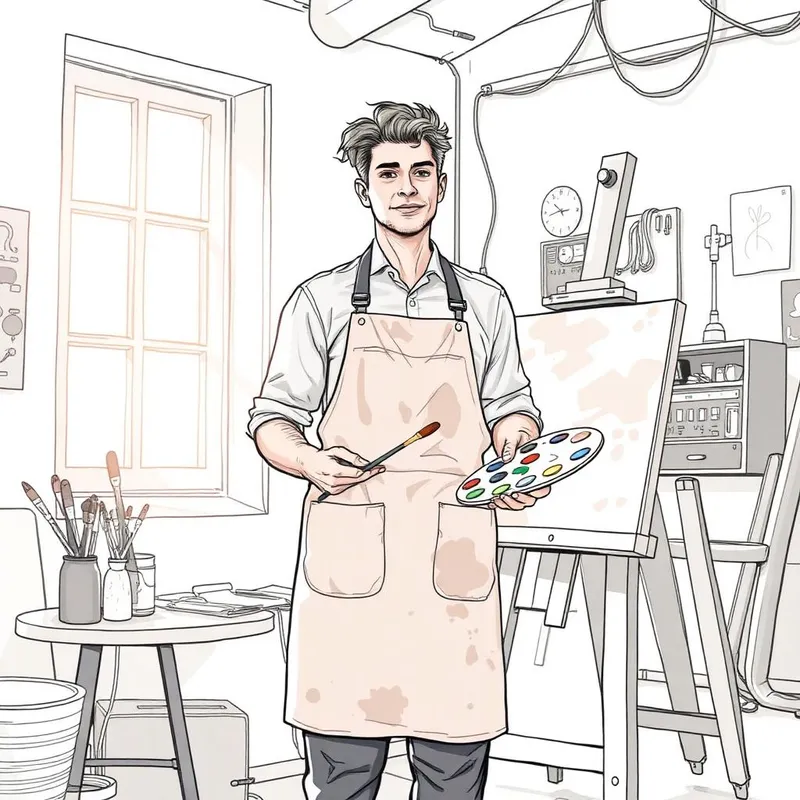
#> input picture attached_assets/IMG_0691_1766880050020.webp, 800 x 800 px
$ python signals.py ../../attached_assets/IMG_0691_1766880050020.webp   (older library calls are emulated)
#> lines starting #> are read from the running program, lines starting #| are printed output that depends on the picture; after the words box and inside, x2 and y2 are one past the last pixel; in counts of white or black regions, pixels touching at a corner belong together
"""
Material Signal Extraction Module
Deterministic extraction of material cues from images.

Computes translucency, specular density, emission, and shadow complexity
at both global and per-component levels.
"""

import cv2
import numpy as np
from dataclasses import dataclass, asdict
from typing import Dict, Any, List, Tuple, Optional
import time


@dataclass
class MaterialSignals:
    """Material-related signals extracted from an image region."""
    translucency_score: float = 0.0
    specular_density: float = 0.0
    emission_score: float = 0.0
    depth_shadow_complexity: float = 0.0
    reflectivity_hint: float = 0.0
    surface_roughness: float = 0.0

    def to_dict(self) -> Dict[str, float]:
        return asdict(self)


def compute_translucency(gray: np.ndarray, edges: np.ndarray) -> float:
    """
    Estimate translucency based on edge softness and contrast attenuation.

    Higher values indicate more glass-like/translucent appearance.
    """
    if gray.size == 0:
        return 0.0

    laplacian = cv2.Laplacian(gray, cv2.CV_64F)
    edge_sharpness = np.var(laplacian)

    max_sharpness = 5000
    sharpness_normalized = min(edge_sharpness / max_sharpness, 1.0)

    edge_mask = edges > 0
    if np.sum(edge_mask) > 10:
        kernel = np.ones((5, 5), np.float32) / 25
        blurred = cv2.filter2D(gray.astype(float), -1, kernel)
        edge_falloff = np.mean(np.abs(gray.astype(float) - blurred)[edge_mask])
        falloff_normalized = min(edge_falloff / 30, 1.0)
    else:
        falloff_normalized = 0.0

    global_std = np.std(gray)
    contrast_normalized = min(global_std / 80, 1.0)

    translucency = (
        0.4 * (1 - sharpness_normalized) +
        0.3 * falloff_normalized +
        0.3 * (1 - contrast_normalized)
    )

    return float(np.clip(translucency, 0, 1))


def compute_specular_density(gray: np.ndarray, image: np.ndarray) -> float:
    """
    Estimate specular highlight density.

    Counts high-luma pixels with strong gradients.
    """
    if gray.size == 0:
        return 0.0

    threshold = np.percentile(gray, 95)
    bright_mask = gray > threshold

    grad_x = cv2.Sobel(gray, cv2.CV_64F, 1, 0, ksize=3)
    grad_y = cv2.Sobel(gray, cv2.CV_64F, 0, 1, ksize=3)
    gradient_mag = np.sqrt(grad_x**2 + grad_y**2)

    high_gradient_mask = gradient_mag > np.percentile(gradient_mag, 80)

    specular_pixels = np.logical_and(bright_mask, high_gradient_mask)
    specular_ratio = np.sum(specular_pixels) / (gray.size + 1e-6)

    specular_density = min(specular_ratio * 50, 1.0)

    if len(image.shape) == 3:
        hsv = cv2.cvtColor(image, cv2.COLOR_BGR2HSV)
        saturation = hsv[:, :, 1]
        bright_saturation = np.mean(saturation[bright_mask]) if np.sum(bright_mask) > 0 else 128
        sat_factor = 1 - (bright_saturation / 255)
        specular_density = specular_density * (0.5 + 0.5 * sat_factor)

    return float(np.clip(specular_density, 0, 1))


def compute_emission_score(gray: np.ndarray, image: np.ndarray,
                          edges: np.ndarray) -> float:
    """
    Estimate emission/glow presence.

    Detects halos (bright pixels bleeding beyond shape boundaries)
    and saturation spikes near edges.
    """
    if gray.size == 0 or edges.size == 0:
        return 0.0

    kernel = np.ones((15, 15), np.uint8)
    dilated_edges = cv2.dilate(edges, kernel, iterations=1)
    halo_region = np.logical_and(dilated_edges > 0, edges == 0)

    if np.sum(halo_region) > 0:
        halo_brightness = np.mean(gray[halo_region])
        overall_brightness = np.mean(gray)
        halo_factor = (halo_brightness - overall_brightness) / 128
        halo_factor = max(0, min(halo_factor, 1))
    else:
        halo_factor = 0.0

    if len(image.shape) == 3:
        hsv = cv2.cvtColor(image, cv2.COLOR_BGR2HSV)
        saturation = hsv[:, :, 1]
        value = hsv[:, :, 2]

        high_sat_high_val = np.logical_and(saturation > 150, value > 200)
        emission_pixels = np.sum(high_sat_high_val) / (gray.size + 1e-6)
        saturation_factor = min(emission_pixels * 20, 1.0)
    else:
        saturation_factor = 0.0

    bright_threshold = np.percentile(gray, 90)
    very_bright = gray > bright_threshold
    bright_cluster_size = np.sum(very_bright) / (gray.size + 1e-6)
    brightness_factor = min(bright_cluster_size * 5, 1.0)

    emission = (
        0.4 * halo_factor +
        0.3 * saturation_factor +
        0.3 * brightness_factor
    )

    return float(np.clip(emission, 0, 1))


def compute_shadow_complexity(gray: np.ndarray) -> float:
    """
    Estimate shadow layer complexity.

    Analyzes shadow-like dark regions and their structure.
    """
    if gray.size == 0:
        return 0.0

    dark_threshold = np.percentile(gray, 20)
    dark_mask = gray < dark_threshold

    if np.sum(dark_mask) < 100:
        return 0.0

    dark_img = np.zeros_like(gray)
    dark_img[dark_mask] = 255

    contours, _ = cv2.findContours(dark_img, cv2.RETR_EXTERNAL, cv2.CHAIN_APPROX_SIMPLE)

    num_shadow_regions = len(contours)
    region_complexity = min(num_shadow_regions / 10, 1.0)

    layer_count = 0
    thresholds = [10, 20, 30, 40, 50]
    for t in thresholds:
        mask = gray < np.percentile(gray, t)
        if np.sum(mask) > 50:
            layer_count += 1
    layer_factor = layer_count / len(thresholds)

    dark_values = gray[dark_mask]
    gradient_in_shadow = np.std(dark_values) / 50
    gradient_factor = min(gradient_in_shadow, 1.0)

    complexity = (
        0.3 * region_complexity +
        0.4 * layer_factor +
        0.3 * gradient_factor
    )

    return float(np.clip(complexity, 0, 1))


def compute_reflectivity(gray: np.ndarray, image: np.ndarray) -> float:
    """Estimate surface reflectivity from highlight patterns."""
    if gray.size == 0:
        return 0.0

    threshold = np.percentile(gray, 92)
    bright_mask = gray > threshold

    if np.sum(bright_mask) < 10:
        return 0.0

    bright_coords = np.where(bright_mask)
    if len(bright_coords[0]) > 0:
        y_range = (np.max(bright_coords[0]) - np.min(bright_coords[0])) / gray.shape[0]
        x_range = (np.max(bright_coords[1]) - np.min(bright_coords[1])) / gray.shape[1]
        spread = (y_range + x_range) / 2
    else:
        spread = 0

    bright_concentration = np.sum(bright_mask) / (gray.size + 1e-6)

    reflectivity = 0.6 * (1 - spread) + 0.4 * min(bright_concentration * 10, 1)

    return float(np.clip(reflectivity, 0, 1))


def compute_surface_roughness(gray: np.ndarray) -> float:
    """Estimate surface roughness from texture variation."""
    if gray.size == 0:
        return 0.5

    laplacian = cv2.Laplacian(gray, cv2.CV_64F)
    texture_energy = np.var(laplacian)

    roughness = min(texture_energy / 2000, 1.0)

    return float(np.clip(roughness, 0, 1))


def extract_region_signals(image: np.ndarray, gray: np.ndarray,
                          edges: np.ndarray,
                          bbox: Optional[Tuple[int, int, int, int]] = None) -> MaterialSignals:
    """Extract material signals for a specific region or full image."""
    if bbox is not None:
        x, y, w, h = bbox
        x = max(0, x)
        y = max(0, y)
        w = min(w, image.shape[1] - x)
        h = min(h, image.shape[0] - y)

        if w <= 0 or h <= 0:
            return MaterialSignals()

        roi_image = image[y:y+h, x:x+w]
        roi_gray = gray[y:y+h, x:x+w]
        roi_edges = edges[y:y+h, x:x+w]
    else:
        roi_image = image
        roi_gray = gray
        roi_edges = edges

    return MaterialSignals(
        translucency_score=compute_translucency(roi_gray, roi_edges),
        specular_density=compute_specular_density(roi_gray, roi_image),
        emission_score=compute_emission_score(roi_gray, roi_image, roi_edges),
        depth_shadow_complexity=compute_shadow_complexity(roi_gray),
        reflectivity_hint=compute_reflectivity(roi_gray, roi_image),
        surface_roughness=compute_surface_roughness(roi_gray)
    )


def extract_material_signals(image: np.ndarray,
                             components: Optional[List[Dict[str, Any]]] = None) -> Dict[str, Any]:
    """
    Main material signal extraction pipeline.

    Args:
        image: BGR image as numpy array
        components: Optional list of component candidates with bbox

    Returns:
        Dictionary with global and per-component signals
    """
    start_time = time.time()
    timings = {}

    if len(image.shape) == 2:
        gray = image
        color = cv2.cvtColor(image, cv2.COLOR_GRAY2BGR)
    else:
        gray = cv2.cvtColor(image, cv2.COLOR_BGR2GRAY)
        color = image

    t0 = time.time()
    blurred = cv2.GaussianBlur(gray, (5, 5), 0)
    edges = cv2.Canny(blurred, 50, 150)
    timings["preprocessing_ms"] = (time.time() - t0) * 1000

    t0 = time.time()
    global_signals = extract_region_signals(color, gray, edges)
    timings["global_signals_ms"] = (time.time() - t0) * 1000

    per_component = {}
    if components:
        t0 = time.time()
        for comp in components:
            comp_id = comp.get("id", "unknown")
            bbox = comp.get("bbox")
            if bbox and len(bbox) == 4:
                bbox_tuple = tuple(bbox)
                signals = extract_region_signals(color, gray, edges, bbox_tuple)
                per_component[comp_id] = signals.to_dict()
        timings["component_signals_ms"] = (time.time() - t0) * 1000

    total_time = (time.time() - start_time) * 1000
    timings["total_ms"] = total_time

    return {
        "global": global_signals.to_dict(),
        "perComponent": per_component,
        "timings": timings,
        "version": "1.0.0"
    }


if __name__ == "__main__":
    import sys
    import json

    if len(sys.argv) > 1:
        img = cv2.imread(sys.argv[1])
#> img is the input picture: shape (800, 800, 3); mean B, G, R 221.9, 224.8, 228.4
        if img is not None:
            result = extract_material_signals(img)
#> in extract_material_signals, `edges = cv2.Canny(blurred, 50, 150)`:
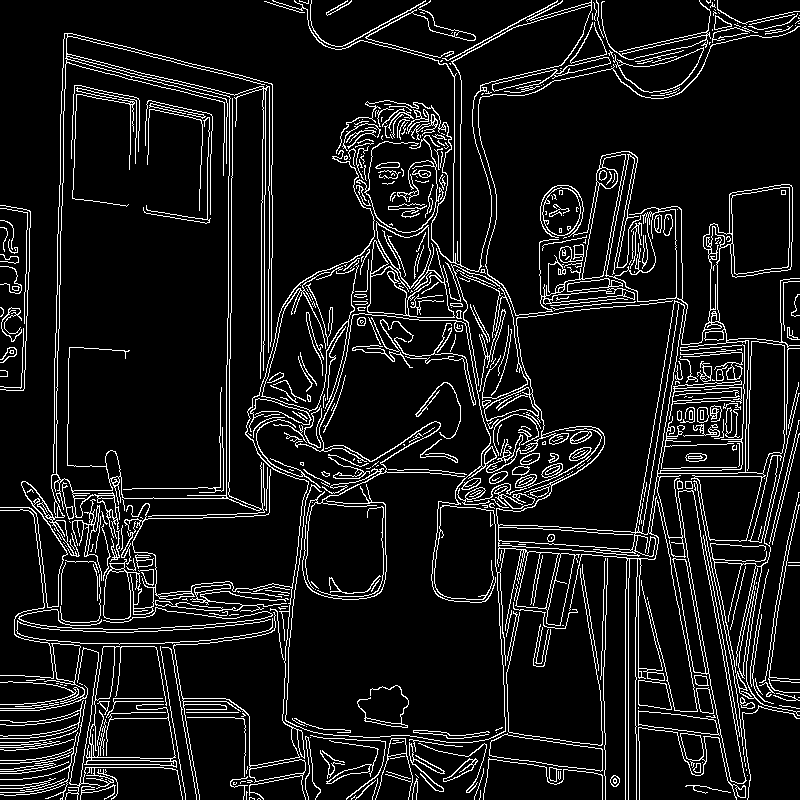
#> edges: shape (800, 800); 9.6% white in thin lines or dots
#> in compute_translucency, `laplacian = cv2.Laplacian(gray, cv2.CV_64F)`:
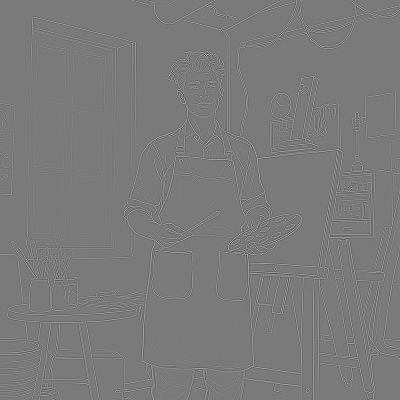
#> laplacian: shape (800, 800) float64 (shown at 1/2 size); min -552, max 594, mean 0; drawn with min black and max white
#> in compute_translucency, `edge_sharpness = np.var(laplacian)`: edge_sharpness = 4572.7
#> in compute_translucency, `sharpness_normalized = min(edge_sharpness / max_sharpness, 1.0)`: sharpness_normalized = 0.915
#> in compute_translucency, `edge_falloff = np.mean(np.abs(gray.astype(float) - blurred)[edge_mask])`: edge_falloff = 35.42
#> in compute_translucency, `falloff_normalized = min(edge_falloff / 30, 1.0)`: falloff_normalized = 1
#> in compute_translucency, `global_std = np.std(gray)`: global_std = 51.59
#> in compute_translucency, `contrast_normalized = min(global_std / 80, 1.0)`: contrast_normalized = 0.645
#> in compute_translucency, `translucency = ( 0.4 * (1 - sharpness_normalized) + 0.3 * falloff_norm..`: translucency = 0.441
#> in compute_specular_density, `threshold = np.percentile(gray, 95)`: threshold = 255
#> in compute_specular_density, `high_gradient_mask = gradient_mag > np.percentile(gradient_mag, 80)`:
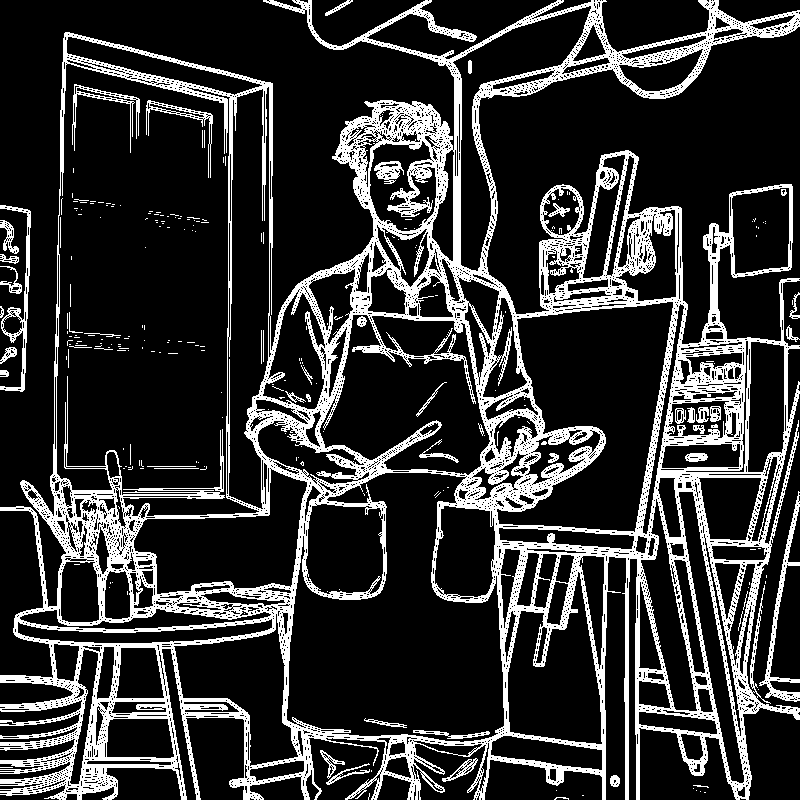
#> high_gradient_mask: shape (800, 800) bool; 20% white; 251 white regions (198 under 20 px), largest, box (x1, y1, x2, y2) and area: (0, 0, 800, 800) 119354, (759, 491, 800, 702) 1292, (0, 205, 31, 392) 1076
#> in compute_specular_density, `specular_ratio = np.sum(specular_pixels) / (gray.size + 1e-6)`: specular_ratio = 0
#> in compute_specular_density, `saturation = hsv[:, :, 1]`:
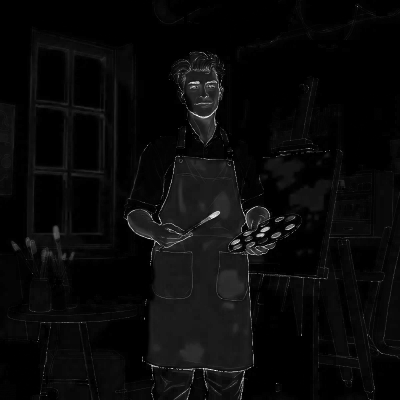
#> saturation: shape (800, 800) (shown at 1/2 size); min 0, max 255, mean 9.5
#> in compute_specular_density, `bright_saturation = np.mean(saturation[bright_mask]) if np.sum(bright_..`: bright_saturation = 128
#> in compute_specular_density, `sat_factor = 1 - (bright_saturation / 255)`: sat_factor = 0.498
#> in compute_emission_score, `halo_region = np.logical_and(dilated_edges > 0, edges == 0)`:
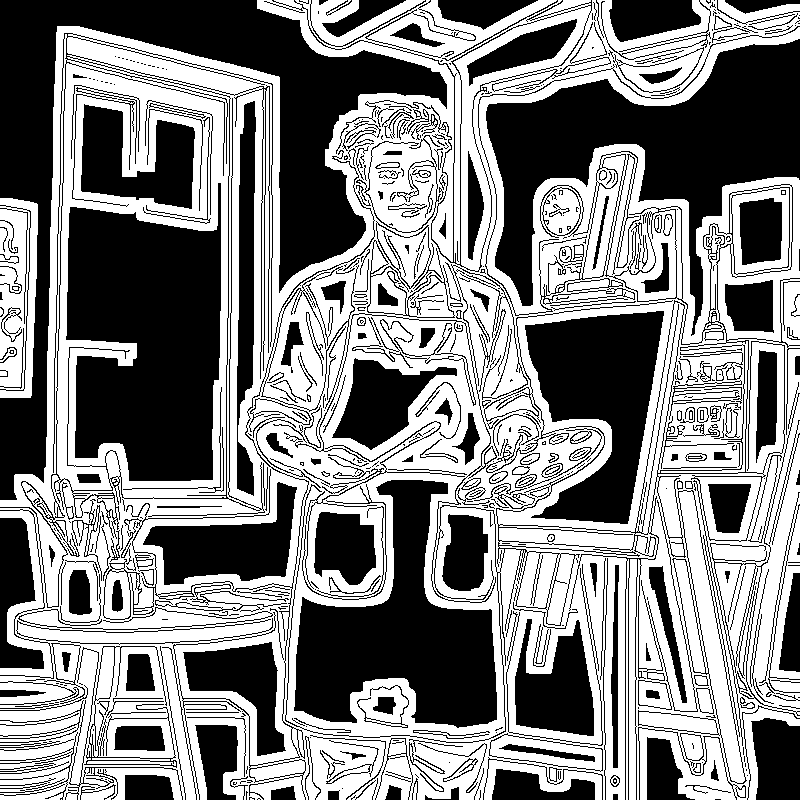
#> halo_region: shape (800, 800) bool; 51.4% white; 702 black regions (292 under 20 px), largest, box (x1, y1, x2, y2) and area: (0, 0, 447, 500) 46469, (66, 183, 221, 481) 35435, (486, 39, 800, 336) 35132
#> in compute_emission_score, `halo_brightness = np.mean(gray[halo_region])`: halo_brightness = 211.6
#> in compute_emission_score, `overall_brightness = np.mean(gray)`: overall_brightness = 225.6
#> in compute_emission_score, `halo_factor = (halo_brightness - overall_brightness) / 128`: halo_factor = -0.109
#> in compute_emission_score, `halo_factor = max(0, min(halo_factor, 1))`: halo_factor = 0
#> in compute_emission_score, `high_sat_high_val = np.logical_and(saturation > 150, value > 200)`:
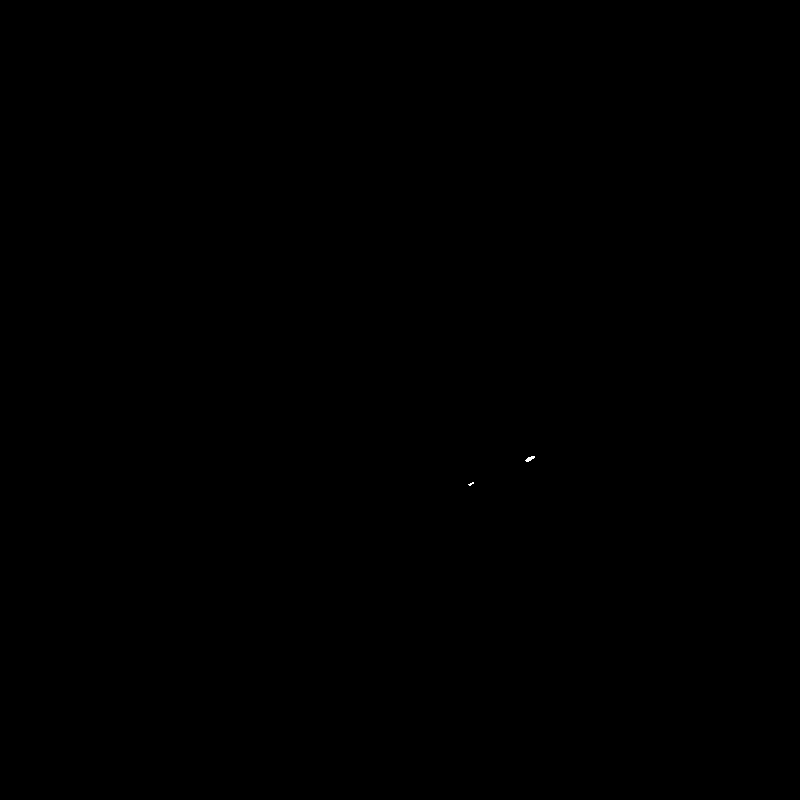
#> high_sat_high_val: shape (800, 800) bool; 0.01% white in thin lines or dots, all inside (x1, y1, x2, y2) = (468, 456, 535, 486)
#> in compute_emission_score, `emission_pixels = np.sum(high_sat_high_val) / (gray.size + 1e-6)`: emission_pixels = 7.03e-05
#> in compute_emission_score, `saturation_factor = min(emission_pixels * 20, 1.0)`: saturation_factor = 0.00141
#> in compute_emission_score, `bright_threshold = np.percentile(gray, 90)`: bright_threshold = 255
#> in compute_emission_score, `bright_cluster_size = np.sum(very_bright) / (gray.size + 1e-6)`: bright_cluster_size = 0
#> in compute_emission_score, `emission = ( 0.4 * halo_factor + 0.3 * saturation_factor + 0.3 * brigh..`: emission = 0.000422
#> in compute_shadow_complexity, `dark_threshold = np.percentile(gray, 20)`: dark_threshold = 210
#> the loop in compute_shadow_complexity, `for t in thresholds:` made 5 passes
#> pass 3, in compute_shadow_complexity, `mask = gray < np.percentile(gray, t)`:
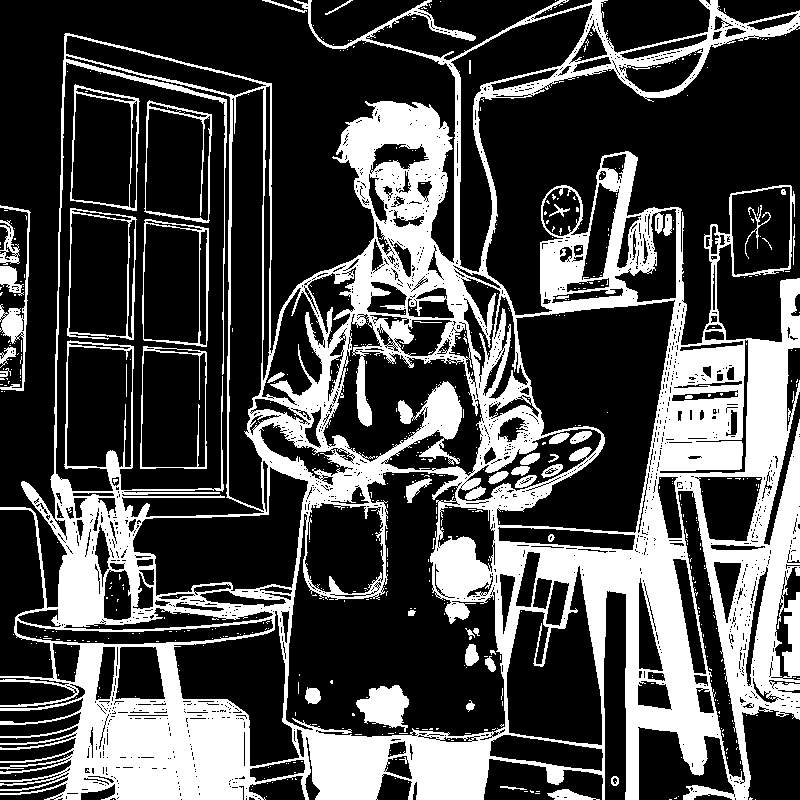
#> mask: shape (800, 800) bool; 29.7% white; 601 white regions (556 under 20 px), largest, box (x1, y1, x2, y2) and area: (0, 0, 800, 800) 176539, (356, 685, 409, 732) 1547, (0, 205, 31, 391) 1193
#> after the loop in compute_shadow_complexity, `for t in thresholds:`: layer_count = 5
#> in compute_shadow_complexity, `layer_factor = layer_count / len(thresholds)`: layer_factor = 1
#> in compute_shadow_complexity, `gradient_in_shadow = np.std(dark_values) / 50`: gradient_in_shadow = 1.16
#> in compute_shadow_complexity, `gradient_factor = min(gradient_in_shadow, 1.0)`: gradient_factor = 1
#> in compute_reflectivity, `threshold = np.percentile(gray, 92)`: threshold = 255
#> in compute_surface_roughness, `texture_energy = np.var(laplacian)`: texture_energy = 4572.7
#> in compute_surface_roughness, `roughness = min(texture_energy / 2000, 1.0)`: roughness = 1
#> result = 4 items
            print(json.dumps(result, indent=2))
#> (printed output is left out)
        else:
            print(f"Could not load image: {sys.argv[1]}")
